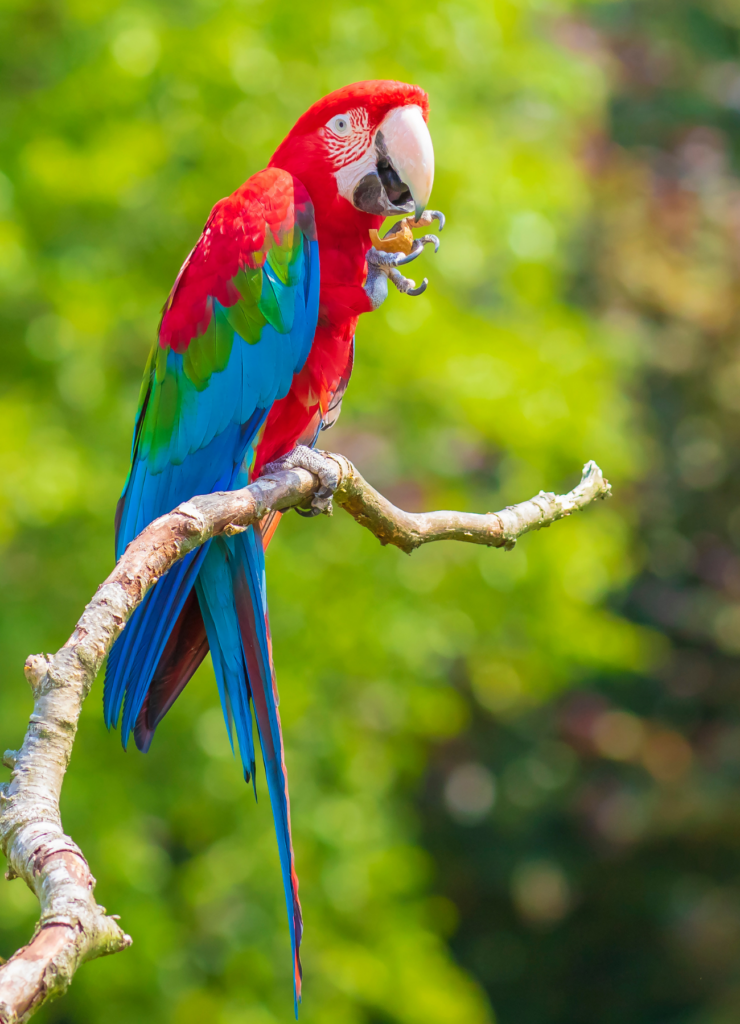
#> input picture image.png, 740 x 1024 px, found by its file name
$ python task2.py
#> lines starting #> are read from the running program, lines starting #| are printed output that depends on the picture
import cv2
import numpy as np
import matplotlib.pyplot as plt

img = cv2.imread("C:/Users/Miras/Desktop/dev/ComputerVision/image.png")
#> img is the input picture: shape (1024, 740, 3); mean B, G, R 49.9, 131.5, 116.7
assert img is not None, "Image could not be loaded"

img_rgb = cv2.cvtColor(img, cv2.COLOR_BGR2RGB)

resized = cv2.resize(img_rgb, (256, 256))
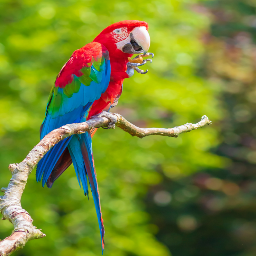
#> resized: shape (256, 256, 3); mean R, G, B 116.7, 131.5, 49.9

# Example crop (you can adjust values)
h, w, _ = img_rgb.shape
#> h = 1024; w = 740

crop = img_rgb[
    int(h*0.4):int(h*0.8),   # vertical range
    int(w*0.2):int(w*0.7)    # horizontal range
]
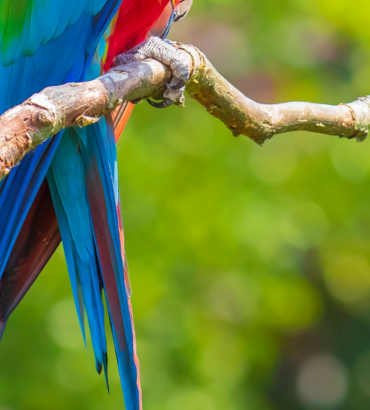
#> crop: shape (410, 370, 3); mean R, G, B 105.8, 130.3, 61.2

plt.figure(figsize=(12,4))

plt.subplot(1,3,1)
plt.imshow(img_rgb)
plt.title("Original")
plt.axis("off")

plt.subplot(1,3,2)
plt.imshow(resized)
plt.title("Resized (256×256)")
plt.axis("off")

plt.subplot(1,3,3)
plt.imshow(crop)
plt.title("Cropped (ROI)")
plt.axis("off")

plt.show()
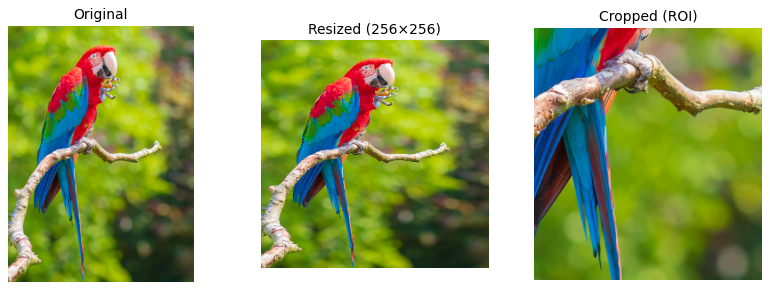
#> figure drawn by matplotlib, 3 panels
